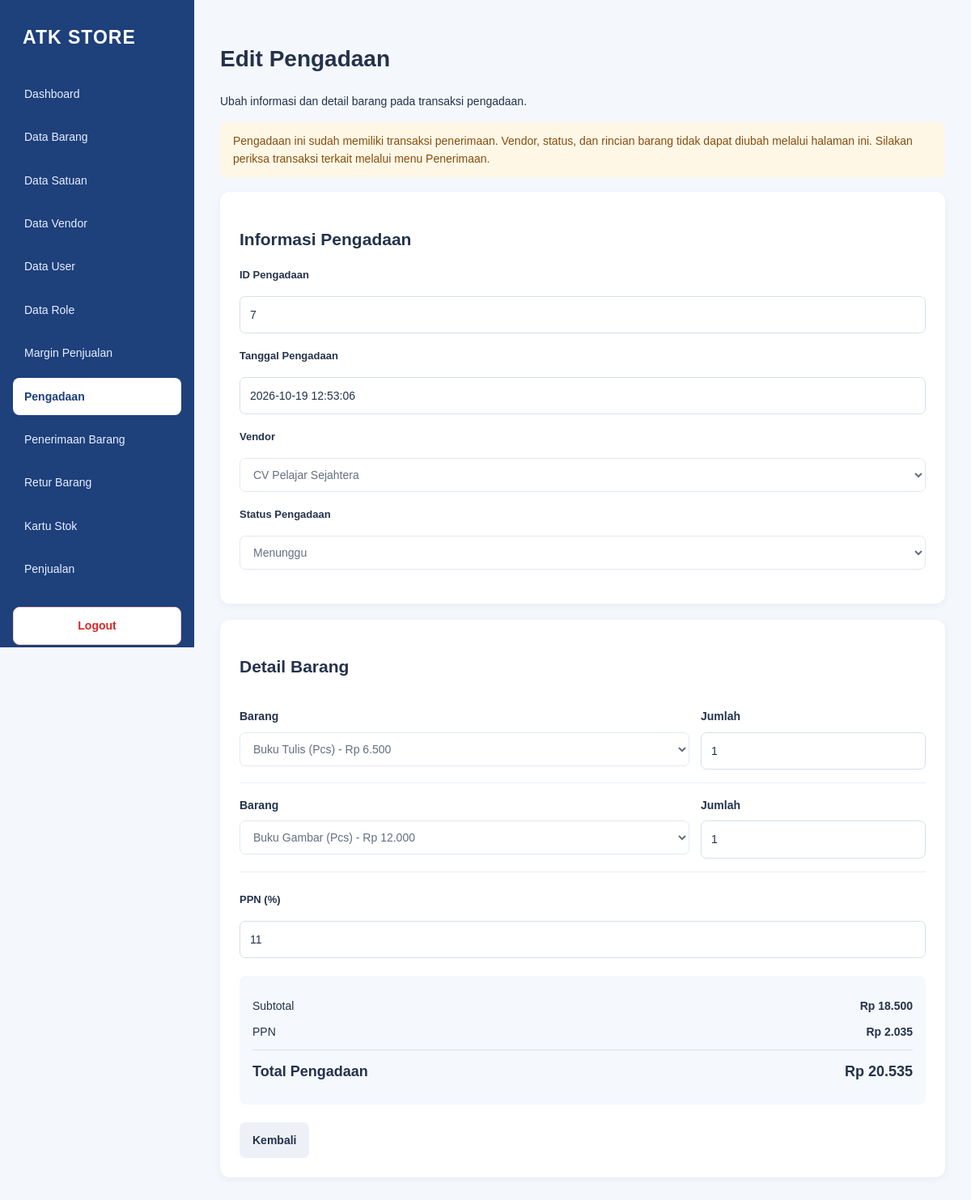
/edit_pengadaan.php?id=7 (signed in), run on the app's committed database.
### tables this page shows
CREATE TABLE `pengadaan` (
  `idpengadaan` bigint(20) NOT NULL,
  `timestamp` timestamp NOT NULL DEFAULT current_timestamp(),
  `status` char(1) NOT NULL,
  `vendor_idvendor` int(11) NOT NULL,
  `subtotal_nilai` int(11) NOT NULL,
  `ppn` int(11) NOT NULL,
  `total_nilai` int(11) NOT NULL,
  `user_iduser` int(11) NOT NULL
);

CREATE TABLE `vendor` (
  `idvendor` int(11) NOT NULL,
  `nama_vendor` varchar(100) DEFAULT NULL,
  `badan_hukum` char(1) DEFAULT NULL,
  `status` char(1) DEFAULT NULL
);

### edit_pengadaan.php (the view, shortened to what this page needs)
<?php
require_once 'config/database.php';
$idpengadaan = filter_input(
    INPUT_GET,
    'id',
    FILTER_VALIDATE_INT
);
$vendorTerpilih = '';
$ppnPersen = 11;
$barangTerpilih = [];
$jumlahTerpilih = [];
$pengadaan = null;
$adaPenerimaan = false;
function h($nilai)
{
    return htmlspecialchars(
        (string) $nilai,
        ENT_QUOTES,
        'UTF-8'
    );
}
function rupiahEdit($nilai)
{
    return 'Rp ' . number_format(
        (float) $nilai,
        0,
        ',',
        '.'
    );
}
try {
    $stmt = $pdo->prepare("
        SELECT
            idpengadaan,
            `timestamp`,
            status,
            vendor_idvendor,
            subtotal_nilai,
            ppn,
            total_nilai,
            user_iduser
        FROM pengadaan
        WHERE idpengadaan = ?
    ");
    $stmt->execute([$idpengadaan]);
    $pengadaan = $stmt->fetch(PDO::FETCH_ASSOC);
    $vendorTerpilih = (string) $pengadaan['vendor_idvendor'];
    $stmt = $pdo->prepare("
        SELECT
            dp.iddetail_pengadaan,
            dp.idbarang,
            dp.harga_satuan,
            dp.jumlah,
            dp.sub_total,
            b.nama,
            b.harga AS harga_barang
        FROM detail_pengadaan AS dp
        LEFT JOIN barang AS b
            ON b.idbarang = dp.idbarang
        WHERE dp.idpengadaan = ?
        ORDER BY dp.iddetail_pengadaan ASC
    ");
    $stmt->execute([$idpengadaan]);
    $daftarDetail = $stmt->fetchAll(PDO::FETCH_ASSOC);
    foreach ($daftarDetail as $item) {
        $barangTerpilih[] = (string) $item['idbarang'];
        $jumlahTerpilih[] = (int) $item['jumlah'];
    }
    $stmt = $pdo->prepare("
        SELECT COUNT(*)
        FROM penerimaan
        WHERE idpengadaan = ?
    ");
    $stmt->execute([$idpengadaan]);
    $adaPenerimaan = (int) $stmt->fetchColumn() > 0;
} catch (Throwable $e) {
    if ($pdo->inTransaction()) {
        $pdo->rollBack();
    }
    if ($e instanceof RuntimeException) {
        $pesanError = $e->getMessage();
    } else {
        error_log('Edit pengadaan: ' . $e->getMessage());
        $pesanError =
            'Pengadaan gagal diperbarui. Periksa log PHP dan database.';
    }
}
$stmtVendor = $pdo->query("
    SELECT
        idvendor,
        nama_vendor
    FROM vendor
    WHERE status = 1
    ORDER BY nama_vendor
");
$daftarVendor = $stmtVendor->fetchAll(PDO::FETCH_ASSOC);
$stmtBarang = $pdo->prepare("
    SELECT
        b.idbarang,
        b.nama,
        b.harga,
        b.status,
        s.nama_satuan
    FROM barang AS b
    LEFT JOIN satuan AS s
        ON s.idsatuan = b.idsatuan
    WHERE b.status = 1
       OR b.idbarang IN (
            SELECT dp.idbarang
            FROM detail_pengadaan AS dp
            WHERE dp.idpengadaan = ?
       )
    ORDER BY b.nama
");
$stmtBarang->execute([$idpengadaan]);
$daftarBarang = $stmtBarang->fetchAll(PDO::FETCH_ASSOC);
?>
<!DOCTYPE html>
<html lang="id">
<head>
    <link rel="stylesheet" href="assets/style.css?v=105">
</head>
<body>
<?php require 'includes/sidebar.php'; ?>
<main class="main-content">
    <div class="pengadaan-container">
        <h1>Edit Pengadaan</h1>
        <p>Ubah informasi dan detail barang pada transaksi pengadaan.</p>
        <?php if ($adaPenerimaan): ?>
            <div class="info-penerimaan">
                Pengadaan ini sudah memiliki transaksi penerimaan.
                Vendor, status, dan rincian barang tidak dapat diubah
                melalui halaman ini. Silakan periksa transaksi terkait
                melalui menu Penerimaan.
            </div>
        <?php endif; ?>
        <form method="POST" id="formPengadaan">
            <section class="form-card">
                <h2>Informasi Pengadaan</h2>
                <div class="form-group">
                    <label>ID Pengadaan</label>
                    <input
                        type="text"
                        class="form-control"
                        value="<?= (int) $pengadaan['idpengadaan'] ?>"
                        disabled
                    >
                </div>
                <div class="form-group">
                    <label>Tanggal Pengadaan</label>
                    <input
                        type="text"
                        class="form-control"
                        value="<?= h($pengadaan['timestamp']) ?>"
                        disabled
                    >
                </div>
                <div class="form-group">
                    <label for="vendor_idvendor">Vendor</label>
                    <select
                        name="vendor_idvendor"
                        id="vendor_idvendor"
                        required
                        <?= $adaPenerimaan ? 'disabled' : '' ?>
                    >
                        <?php foreach ($daftarVendor as $vendor): ?>
                            <option
                                value="<?= (int) $vendor['idvendor'] ?>"
                                <?= $vendorTerpilih ===
                                    (string) $vendor['idvendor']
                                    ? 'selected'
                                    : '' ?>
                            >
                                <?= h($vendor['nama_vendor']) ?>
                            </option>
                        <?php endforeach; ?>
                    </select>
                </div>
                <div class="form-group">
                    <label for="status">Status Pengadaan</label>
                    <select
                        name="status"
                        id="status"
                        required
                        <?= $adaPenerimaan ? 'disabled' : '' ?>
                    >
                        <option value="0" selected>
                            Menunggu
                        </option>
                    </select>
                </div>
            </section>
            <section class="form-card">
                <h2>Detail Barang</h2>
                <div id="daftarDetail">
                    <?php foreach ($barangTerpilih as $i => $idDipilih): ?>
                        <div class="detail-row">
                            <div>
                                <label>Barang</label>
                                <select
                                    name="idbarang[]"
                                    class="pilihan-barang"
                                    required
                                    <?= $adaPenerimaan ? 'disabled' : '' ?>
                                >
                                    <?php foreach ($daftarBarang as $barang): ?>
                                        <option
                                            value="<?= (int) $barang['idbarang'] ?>"
                                            data-harga="<?= (int) $barang['harga'] ?>"
                                            <?= (string) $idDipilih ===
                                                (string) $barang['idbarang']
                                                ? 'selected'
                                                : '' ?>
                                        >
                                            <?= h($barang['nama']) ?>
                                            (<?= h($barang['nama_satuan'] ?? '-') ?>)
                                        </option>
                                    <?php endforeach; ?>
                                </select>
                            </div>
                            <div>
                                <label>Jumlah</label>
                                <input
                                    type="number"
                                    name="jumlah[]"
                                    class="jumlah-barang"
                                    min="1"
                                    step="1"
                                    value="<?= (int) ($jumlahTerpilih[$i] ?? 1) ?>"
                                    required
                                    <?= $adaPenerimaan ? 'disabled' : '' ?>
                                >
                            </div>
                        </div>
                    <?php endforeach; ?>
                </div>
                <div class="form-group" style="margin-top:24px">
                    <label for="ppn_persen">PPN (%)</label>
                    <input
                        type="number"
                        name="ppn_persen"
                        id="ppn_persen"
                        min="0"
                        max="100"
                        step="0.01"
                        value="<?= h($ppnPersen) ?>"
                        required
                        <?= $adaPenerimaan ? 'disabled' : '' ?>
                    >
                </div>
                <div class="ringkasan">
                    <p>
                        <span>Subtotal</span>
                        <strong id="tampilanSubtotal">
                            <?= rupiahEdit($pengadaan['subtotal_nilai']) ?>
                        </strong>
                    </p>
                    <p>
                        <span>PPN</span>
                        <strong id="tampilanPpn">
                            <?= rupiahEdit($pengadaan['ppn']) ?>
                        </strong>
                    </p>
                    <p class="total">
                        <span>Total Pengadaan</span>
                        <strong id="tampilanTotal">
                            <?= rupiahEdit($pengadaan['total_nilai']) ?>
                        </strong>
                    </p>
                </div>
                <div class="aksi-form">
                    <a
                        href="data_pengadaan.php"
                        class="btn-kembali"
                    >
                        Kembali
                    </a>
                </div>
            </section>
        </form>
    </div>
</main>
</body>
</html>

### assets/style.css (style rules this page uses)
:root { --navy: #0c1b48; --sidebar: #1e407b; --sidebar-hover: #2f5fa5; --primary: #1677ff; --primary-hover: #0f5fd1; --background: #f4f7fc; --white: #ffffff; --text: #24324b; --muted: #718096; --border: #e2e8f0; --danger: #dc2626; --danger-hover: #b91c1c; --radius: 10px; --shadow: 0 4px 16px rgba(12, 27, 72, 0.06); }
* { box-sizing: border-box; }
html { min-height: 100%; }
body { margin: 0; font-family: Arial, Helvetica, sans-serif; font-size: 14px; line-height: 1.6; color: var(--text); background: var(--background); }
a { color: inherit; text-decoration: none; }
button, input, select, textarea { font: inherit; }
.main-content { min-height: 100vh; margin-left: 240px; padding: 32px; }
.form-group { display: flex; flex-direction: column; gap: 7px; margin-bottom: 20px; }
.form-group label { color: var(--navy); font-size: 13px; font-weight: 700; }
.form-control, input[type="text"], input[type="number"], input[type="password"], input[type="email"], input[type="date"], select, textarea { width: 100%; min-height: 42px; padding: 10px 12px; color: var(--text); background: var(--white); border: 1px solid #cbd5e1; border-radius: 7px; outline: none; }

### edit_pengadaan.php (style rules this page uses)
.pengadaan-container { max-width: 1100px; margin: 0 auto; }
.form-card { background: #fff; padding: 24px; border-radius: 12px; box-shadow: 0 2px 10px rgba(12,27,72,.06); margin-bottom: 20px; }
.form-group { margin-bottom: 18px; }
.form-group label, .detail-row label { display: block; margin-bottom: 8px; font-weight: 600; color: #24324b; }
.form-group select, .form-group input, .detail-row select, .detail-row input { width: 100%; box-sizing: border-box; padding: 11px 12px; border: 1px solid #d7dfeb; border-radius: 7px; background: #fff; }
.detail-row { display: grid; grid-template-columns: 2fr 1fr; gap: 14px; padding: 16px 0; border-bottom: 1px solid #e8edf5; }
.btn-tambah, .btn-simpan, .btn-kembali { display: inline-block; padding: 11px 16px; border: 0; border-radius: 7px; text-decoration: none; cursor: pointer; font-weight: 600; }
.btn-kembali { background: #edf1f7; color: #24324b; }
.ringkasan { background: #f5f8fd; border-radius: 8px; padding: 16px; margin-top: 22px; }
.ringkasan p { display: flex; justify-content: space-between; gap: 12px; margin: 10px 0; }
.ringkasan .total { border-top: 1px solid #d7dfeb; padding-top: 12px; font-size: 18px; font-weight: 700; }
.aksi-form { display: flex; gap: 10px; flex-wrap: wrap; margin-top: 22px; }
.info-penerimaan { padding: 12px 16px; margin-bottom: 18px; border-radius: 7px; background: #fff7e6; color: #854d0e; }

### data on the page
pengadaan: idpengadaan "7", timestamp "2026-10-19 12:53:06", vendor_idvendor "CV Pelajar Sejahtera", subtotal_nilai "Rp 18.500", ppn "Rp 2.035", total_nilai "Rp 20.535"

### other printed values
form field value "Buku Tulis (Pcs) - Rp 6.500"
form field value "Buku Gambar (Pcs) - Rp 12.000"
